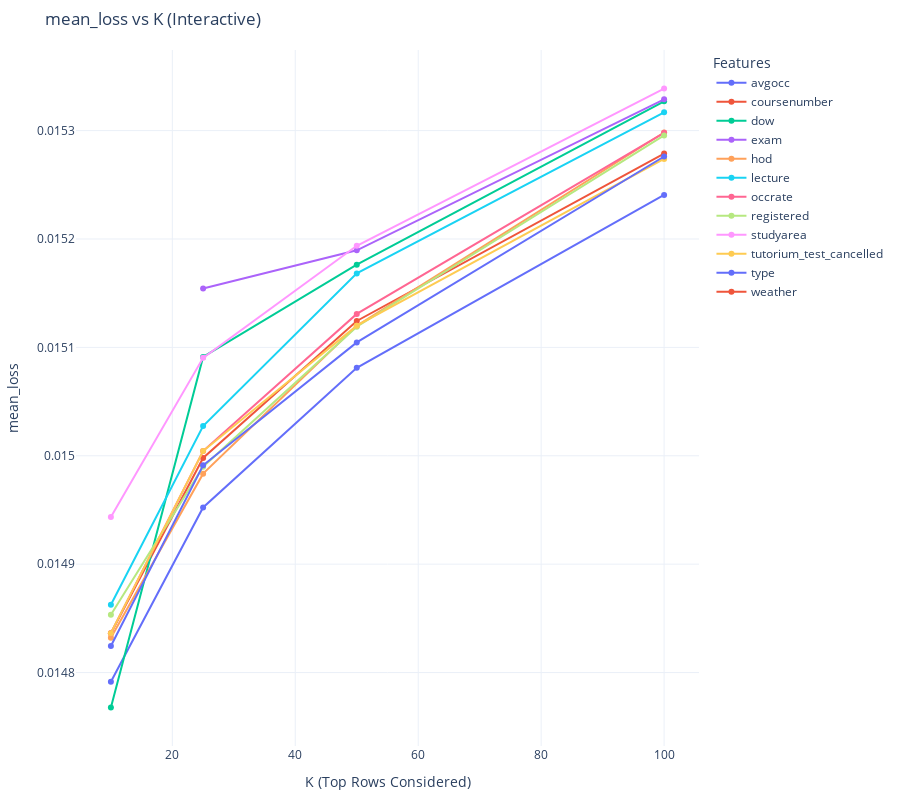

Notebook cell for this chart:
### Code cell
import plotly.graph_objects as go


def process_and_plot_plotly(df_feature_grouped, K_values, sort_column, ascending=True):
    """
    Process the DataFrame for various K values and create an interactive line plot using Plotly,
    with feature combinations as individual lines.

    Parameters:
    df_feature_grouped: DataFrame with feature combinations and metrics.
    K_values: List of K values to filter the top rows.
    sort_column: The column to sort by (e.g., "mean_loss").
    ascending: Sort order for the sort_column (default is True).

    Returns:
    A DataFrame with fundamental features, K values, and metrics.
    """
    
    # Initialize a dictionary to store results
    results = {}

    for K in K_values:
        # Filter top K rows
        df_in = analyzer.top_k_rows(df_feature_grouped, sort_column, K, ascending)
        
        # Group by fundamental features
        df_fundamental_grouped = analyzer.group_by_fundamental_features(df_in, sort_column)

        # Store results in the dictionary
        results[K] = df_fundamental_grouped.set_index("features")[sort_column]
        

    # Combine all results into a single DataFrame
    results_df = pd.DataFrame(results).reset_index()

    # Copy the results DataFrame for further processing
    df = results_df.copy()

    # Create the Plotly figure
    fig = go.Figure()
        
    # Add a trace for each feature combination
    for _, row in df.iterrows():
        #order_dict = dict()
        order = []
        for k in K_values:
            # Calculate ranks for the specific K value
            sorted_df = df[[k]].sort_values(by=k, ascending=ascending).reset_index()
            #order_dict[k] = int(sorted_df[sorted_df["index"] == row.name].index[0]) + 1
            order.append(int(sorted_df[sorted_df["index"] == row.name].index[0]) + 1)

        # Add trace with hover info including rank
        fig.add_trace(go.Scatter(
            x=K_values,
            y=row[1:],
            mode='lines+markers',
            name=row['features'],
            customdata=order,
            hovertemplate=(
                f"<b>Feature:</b> {row['features']}<br>"+
                "<b>K:</b> %{x}<br>"+
                "<b>Rank:</b> %{customdata}<br>"+
                f"<b>{sort_column}:</b>" + " %{y:.6f}<extra></extra>"
            ),
        ))


    # Update layout for better visualization
    fig.update_layout(
        title=f"{sort_column} vs K (Interactive)",
        xaxis_title="K (Top Rows Considered)",
        yaxis_title=sort_column,
        legend_title="Features",
        template="plotly_white",
        margin=dict(l=50, r=50, t=50, b=50),
        height=800,  # Increased plot height
    )

    # Show the interactive plot
    fig.show()

    return df

# Example Usage
K_values = [10, 25, 50, 100]  # Define the K values you want to vary
res_df = process_and_plot_plotly(df_feature_grouped, K_values, "mean_loss")

### Figure 1 — Plotly figure (JSON) as saved in the notebook; plotly's stock layout.template omitted (floating-point values rounded to 4 significant figures)
{"data": [{"customdata": [2, 1, 1, 1], "hovertemplate": "<b>Feature:</b> avgocc<br><b>K:</b> %{x}<br><b>Rank:</b> %{customdata}<br><b>mean_loss:</b> %{y:.6f}<extra></extra>", "mode": "lines+markers", "name": "avgocc", "type": "scatter", "x": [10, 25, 50, 100], "y": [0.01479, 0.01495, 0.01508, 0.01524]}, {"customdata": [6, 5, 6, 4], "hovertemplate": "<b>Feature:</b> coursenumber<br><b>K:</b> %{x}<br><b>Rank:</b> %{customdata}<br><b>mean_loss:</b> %{y:.6f}<extra></extra>", "mode": "lines+markers", "name": "coursenumber", "type": "scatter", "x": [10, 25, 50, 100], "y": [0.01484, 0.015, 0.01512, 0.01528]}, {"customdata": [1, 10, 9, 9], "hovertemplate": "<b>Feature:</b> dow<br><b>K:</b> %{x}<br><b>Rank:</b> %{customdata}<br><b>mean_loss:</b> %{y:.6f}<extra></extra>", "mode": "lines+markers", "name": "dow", "type": "scatter", "x": [10, 25, 50, 100], "y": [0.01477, 0.01509, 0.01518, 0.01533]}, {"customdata": [11, 11, 10, 10], "hovertemplate": "<b>Feature:</b> exam<br><b>K:</b> %{x}<br><b>Rank:</b> %{customdata}<br><b>mean_loss:</b> %{y:.6f}<extra></extra>", "mode": "lines+markers", "name": "exam", "type": "scatter", "x": [10, 25, 50, 100], "y": [null, 0.01515, 0.01519, 0.01533]}, {"customdata": [4, 2, 4, 7], "hovertemplate": "<b>Feature:</b> hod<br><b>K:</b> %{x}<br><b>Rank:</b> %{customdata}<br><b>mean_loss:</b> %{y:.6f}<extra></extra>", "mode": "lines+markers", "name": "hod", "type": "scatter", "x": [10, 25, 50, 100], "y": [0.01483, 0.01498, 0.01512, 0.0153]}, {"customdata": [9, 8, 8, 8], "hovertemplate": "<b>Feature:</b> lecture<br><b>K:</b> %{x}<br><b>Rank:</b> %{customdata}<br><b>mean_loss:</b> %{y:.6f}<extra></extra>", "mode": "lines+markers", "name": "lecture", "type": "scatter", "x": [10, 25, 50, 100], "y": [0.01486, 0.01503, 0.01517, 0.01532]}, {"customdata": [5, 6, 7, 6], "hovertemplate": "<b>Feature:</b> occrate<br><b>K:</b> %{x}<br><b>Rank:</b> %{customdata}<br><b>mean_loss:</b> %{y:.6f}<extra></extra>", "mode": "lines+markers", "name": "occrate", "type": "scatter", "x": [10, 25, 50, 100], "y": [0.01484, 0.015, 0.01513, 0.0153]}, {"customdata": [8, 3, 3, 5], "hovertemplate": "<b>Feature:</b> registered<br><b>K:</b> %{x}<br><b>Rank:</b> %{customdata}<br><b>mean_loss:</b> %{y:.6f}<extra></extra>", "mode": "lines+markers", "name": "registered", "type": "scatter", "x": [10, 25, 50, 100], "y": [0.01485, 0.01499, 0.01512, 0.0153]}, {"customdata": [10, 9, 11, 11], "hovertemplate": "<b>Feature:</b> studyarea<br><b>K:</b> %{x}<br><b>Rank:</b> %{customdata}<br><b>mean_loss:</b> %{y:.6f}<extra></extra>", "mode": "lines+markers", "name": "studyarea", "type": "scatter", "x": [10, 25, 50, 100], "y": [0.01494, 0.01509, 0.01519, 0.01534]}, {"customdata": [7, 7, 5, 2], "hovertemplate": "<b>Feature:</b> tutorium_test_cancelled<br><b>K:</b> %{x}<br><b>Rank:</b> %{customdata}<br><b>mean_loss:</b> %{y:.6f}<extra></extra>", "mode": "lines+markers", "name": "tutorium_test_cancelled", "type": "scatter", "x": [10, 25, 50, 100], "y": [0.01484, 0.015, 0.01512, 0.01527]}, {"customdata": [3, 4, 2, 3], "hovertemplate": "<b>Feature:</b> type<br><b>K:</b> %{x}<br><b>Rank:</b> %{customdata}<br><b>mean_loss:</b> %{y:.6f}<extra></extra>", "mode": "lines+markers", "name": "type", "type": "scatter", "x": [10, 25, 50, 100], "y": [0.01482, 0.01499, 0.0151, 0.01528]}, {"customdata": [12, 12, 12, 12], "hovertemplate": "<b>Feature:</b> weather<br><b>K:</b> %{x}<br><b>Rank:</b> %{customdata}<br><b>mean_loss:</b> %{y:.6f}<extra></extra>", "mode": "lines+markers", "name": "weather", "type": "scatter", "x": [10, 25, 50, 100], "y": [null, null, null, null]}], "layout": {"height": 800, "legend": {"title": {"text": "Features"}}, "margin": {"b": 50, "l": 50, "r": 50, "t": 50}, "title": {"text": "mean_loss vs K (Interactive)"}, "xaxis": {"title": {"text": "K (Top Rows Considered)"}}, "yaxis": {"title": {"text": "mean_loss"}}}}
